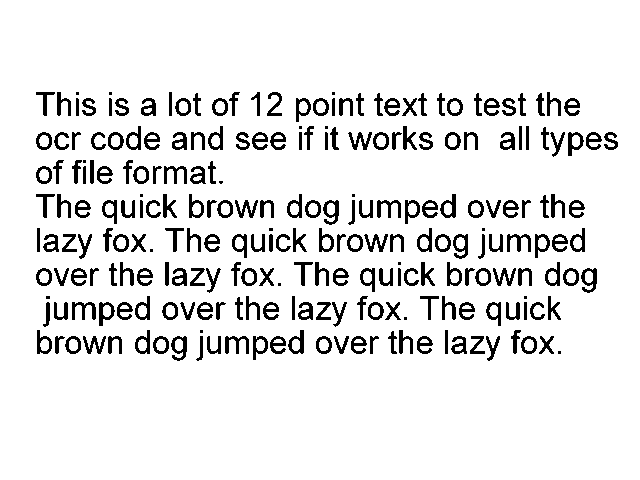
//> input picture testocr.png, 640 x 480 px
$ ./shape_detection testocr.png   (built with g++ and OpenCV 4)
//> lines starting //> are read from the running program, lines starting //| are printed output that depends on the picture; after the words box and inside, x2 and y2 are one past the last pixel; in counts of white or black regions, pixels touching at a corner belong together
#include "opencv2/imgcodecs.hpp"
#include "opencv2/highgui/highgui.hpp"
#include "opencv2/imgproc/imgproc.hpp"
#include <iostream>
#include <stdio.h>
#include <stdlib.h>
using namespace cv;
using namespace std;
Mat src; Mat src_gray;
int thresh = 100;
int max_thresh = 255;
RNG rng(12345);
void thresh_callback(int, void* );
int main( int, char** argv )
{
  src = imread( argv[1], 1 );
//> src is the input picture: 480 rows x 640 cols, CV_8UC3; 90.5% white; 239 black regions (19 under 20 px), largest, box (x1, y1, x2, y2) and area: (72, 302, 96, 320) 207, (377, 200, 401, 218) 206, (225, 336, 249, 354) 206
  cvtColor( src, src_gray, COLOR_BGR2GRAY );
  blur( src_gray, src_gray, Size(3,3) );
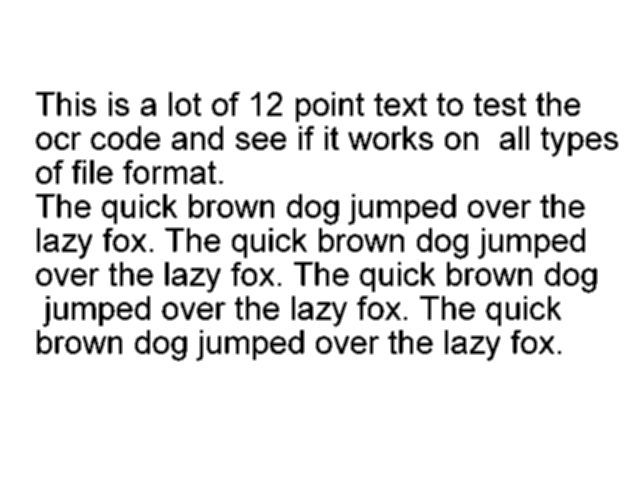
//> src_gray: 480 rows x 640 cols, CV_8UC1; min 0, max 255, mean 230.9
  const char* source_window = "Source";
  namedWindow( source_window, WINDOW_AUTOSIZE );
  imshow( source_window, src );
  createTrackbar( " Threshold:", "Source", &thresh, max_thresh, thresh_callback );
  thresh_callback( 0, 0 );
  waitKey(0);
  return(0);
}
void thresh_callback(int, void* )
{
  Mat threshold_output;
  vector<vector<Point> > contours;
  vector<Vec4i> hierarchy;
  threshold( src_gray, threshold_output, thresh, 255, THRESH_BINARY );
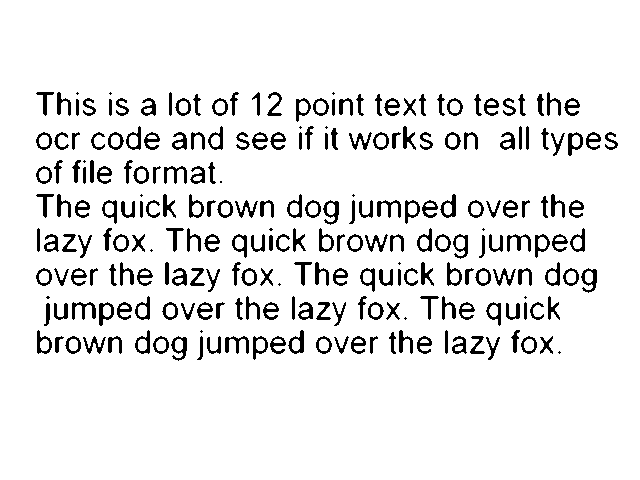
//> threshold_output: 480 rows x 640 cols, CV_8UC1; 91.8% white; 239 black regions (19 under 20 px)
  findContours( threshold_output, contours, hierarchy, RETR_TREE, CHAIN_APPROX_SIMPLE, Point(0, 0) );
//> contours = 326 contours, 19 with area under 20; largest, box (x1, y1, x2, y2) and area: (0, 0, 640, 480) 306081, (170, 335, 188, 362) 304, (580, 267, 598, 294) 304, (322, 199, 340, 226) 304, (452, 233, 469, 260) 300
  vector<RotatedRect> minRect( contours.size() );
  vector<RotatedRect> minEllipse( contours.size() );
  for( size_t i = 0; i < contours.size(); i++ )
     { minRect[i] = minAreaRect( Mat(contours[i]) );
       if( contours[i].size() > 5 )
         { minEllipse[i] = fitEllipse( Mat(contours[i]) ); }
     }
//> after the loop, minRect = 326 RotatedRects (x, y, width, height, angle), first 8: [319.5, 239.5, 479, 639, -90], [559, 352, 2.83, 2.83, -45], [492.5, 348, 24, 15, -90], [546, 344.5, 19, 14, -90], [528.7, 344.6, 18.34, 16.99, -63.43], [528.5, 344.5, 11, 9, -90], [477, 344.5, 19, 16, -90], [459, 344.5, 19, 16, -90]; minEllipse = 326 RotatedRects (x, y, width, height, angle), first 8: [0, 0, 0, 0, 0], [0, 0, 0, 0, 0], [492, 342.6, 12.51, 31.82, 10.36], [546.3, 344.7, 15.69, 21.61, 5.37], [528.7, 344.6, 16.77, 18.46, 8.87], [528.8, 344.6, 10.31, 12.22, 2.17], [477, 345, 17.77, 20.88, 169.6], [459.2, 345.6, 16.64, 18.94, 8.17]
  Mat drawing = Mat::zeros( threshold_output.size(), CV_8UC3 );
  for( size_t i = 0; i< contours.size(); i++ )
     {
       Scalar color = Scalar( rng.uniform(0, 255), rng.uniform(0,255), rng.uniform(0,255) );
       // contour
       drawContours( drawing, contours, (int)i, color, 1, 8, vector<Vec4i>(), 0, Point() );
       // ellipse
       ellipse( drawing, minEllipse[i], color, 2, 8 );
       // rotated rectangle
       Point2f rect_points[4]; minRect[i].points( rect_points );
       for( int j = 0; j < 4; j++ )
          line( drawing, rect_points[j], rect_points[(j+1)%4], color, 1, 8 );
     }
//> this loop made 326 passes
//> rect_points on passes 1, 32, 43: 4 Points (x, y): [639, 479], [0, 479], [0, 0], [639, 0], 4 Points (x, y): [77, 350], [69, 350], [69, 339], [77, 339], 4 Points (x, y): [52, 354], [36, 354], [36, 329], [52, 329]
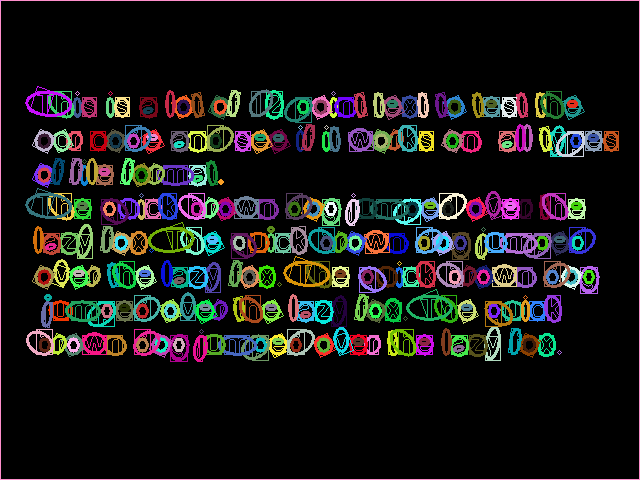
//> drawing: 480 rows x 640 cols, CV_8UC3; mean B, G, R 23.8, 24.4, 25.1
  namedWindow( "Contours", WINDOW_AUTOSIZE );
  imshow( "Contours", drawing );
}
